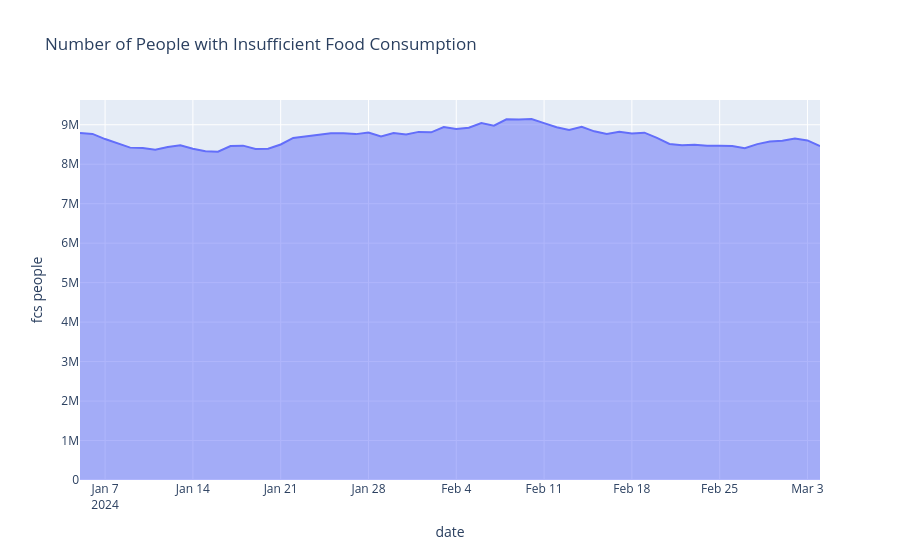

The code cell stored with this chart in its notebook:
### Code cell
def visualize_area_chart(df, date_col, value_col, title):
    """
    Create area chart for single indicator
    Input: df (dataframe), date_col (str), value_col (str), title (str)
    Output: Plotly figure
    """
    fig = px.area(df, x=date_col, y=value_col, title=title)
    return fig
fig = visualize_area_chart(
    popul_grouped,
    date_col="date",
    value_col="fcs people",
    title="Number of People with Insufficient Food Consumption"
)
fig.show()

### Figure 1 — Plotly figure (JSON) as saved in the notebook; plotly's stock layout.template omitted (floating-point values rounded to 4 significant figures)
{"data": [{"fillpattern": {"shape": ""}, "hovertemplate": "date=%{x}<br>fcs people=%{y}<extra></extra>", "legendgroup": "", "line": {"color": "#636efa"}, "marker": {"symbol": "circle"}, "mode": "lines", "name": "", "orientation": "v", "showlegend": false, "stackgroup": "1", "type": "scatter", "x": ["2024-01-05T00:00:00", "2024-01-06T00:00:00", "2024-01-07T00:00:00", "2024-01-08T00:00:00", "2024-01-09T00:00:00", "2024-01-10T00:00:00", "2024-01-11T00:00:00", "2024-01-12T00:00:00", "2024-01-13T00:00:00", "2024-01-14T00:00:00", "2024-01-15T00:00:00", "2024-01-16T00:00:00", "2024-01-17T00:00:00", "2024-01-18T00:00:00", "2024-01-19T00:00:00", "2024-01-20T00:00:00", "2024-01-21T00:00:00", "2024-01-22T00:00:00", "2024-01-23T00:00:00", "2024-01-24T00:00:00", "2024-01-25T00:00:00", "2024-01-26T00:00:00", "2024-01-27T00:00:00", "2024-01-28T00:00:00", "2024-01-29T00:00:00", "2024-01-30T00:00:00", "2024-01-31T00:00:00", "2024-02-01T00:00:00", "2024-02-02T00:00:00", "2024-02-03T00:00:00", "2024-02-04T00:00:00", "2024-02-05T00:00:00", "2024-02-06T00:00:00", "2024-02-07T00:00:00", "2024-02-08T00:00:00", "2024-02-09T00:00:00", "2024-02-10T00:00:00", "2024-02-11T00:00:00", "2024-02-12T00:00:00", "2024-02-13T00:00:00", "2024-02-14T00:00:00", "2024-02-15T00:00:00", "2024-02-16T00:00:00", "2024-02-17T00:00:00", "2024-02-18T00:00:00", "2024-02-19T00:00:00", "2024-02-20T00:00:00", "2024-02-21T00:00:00", "2024-02-22T00:00:00", "2024-02-23T00:00:00", "2024-02-24T00:00:00", "2024-02-25T00:00:00", "2024-02-26T00:00:00", "2024-02-27T00:00:00", "2024-02-28T00:00:00", "2024-02-29T00:00:00", "2024-03-01T00:00:00", "2024-03-02T00:00:00", "2024-03-03T00:00:00", "2024-03-04T00:00:00"], "xaxis": "x", "y": [8792908, 8768623, 8637837, 8523043, 8420603, 8410689, 8366340, 8437415, 8483000, 8392108, 8328887, 8318049, 8462021, 8470996, 8387239, 8392839, 8499685, 8666586, 8709000, 8753397, 8784712, 8784044, 8762963, 8804760, 8705557, 8791549, 8755748, 8819689, 8807903, 8942698, 8890073, 8925665, 9042455, 8977165, 9138997, 9131984, 9146080, 9041255, 8937443, 8870512, 8948223, 8833771, 8765712, 8822817, 8779954, 8800342, 8668480, 8512559, 8480651, 8494808, 8467393, 8465539, 8464145, 8405820, 8510050, 8578497, 8597649, 8654571, 8604019, 8456947], "yaxis": "y"}], "layout": {"autosize": true, "legend": {"tracegroupgap": 0}, "title": {"text": "Number of People with Insufficient Food Consumption"}, "xaxis": {"anchor": "y", "autorange": true, "domain": [0, 1], "range": ["2024-01-05", "2024-03-04"], "title": {"text": "date"}, "type": "date"}, "yaxis": {"anchor": "x", "autorange": true, "domain": [0, 1], "range": [0, 9627000.0], "title": {"text": "fcs people"}, "type": "linear"}}}
